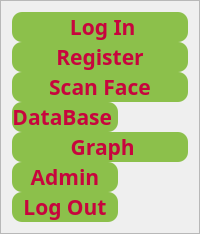
        <widget class="QFrame" name="frameleft">
         <property name="maximumSize">
          <size>
           <width>200</width>
           <height>16777215</height>
          </size>
         </property>
         <property name="frameShape">
          <enum>QFrame::StyledPanel</enum>
         </property>
         <property name="frameShadow">
          <enum>QFrame::Raised</enum>
         </property>
         <layout class="QVBoxLayout" name="verticalLayout_6">
          <item>
           <widget class="QFrame" name="leftmenu">
            <property name="frameShape">
             <enum>QFrame::NoFrame</enum>
            </property>
            <property name="frameShadow">
             <enum>QFrame::Raised</enum>
            </property>
            <layout class="QGridLayout" name="gridLayout">
             <property name="leftMargin">
              <number>0</number>
             </property>
             <property name="topMargin">
              <number>0</number>
             </property>
             <property name="rightMargin">
              <number>0</number>
             </property>
             <property name="bottomMargin">
              <number>0</number>
             </property>
             <property name="spacing">
              <number>0</number>
             </property>
             <item row="0" column="0" colspan="2">
              <widget class="QPushButton" name="login_scr_btn">
               <property name="font">
                <font>
                 <family>PMingLiU-ExtB</family>
                 <pointsize>16</pointsize>
                 <weight>75</weight>
                 <bold>true</bold>
                 <strikeout>false</strikeout>
                 <kerning>true</kerning>
                </font>
               </property>
               <property name="cursor">
                <cursorShape>PointingHandCursor</cursorShape>
               </property>
               <property name="mouseTracking">
                <bool>false</bool>
               </property>
               <property name="tabletTracking">
                <bool>false</bool>
               </property>
               <property name="whatsThis">
                <string/>
               </property>
               <property name="autoFillBackground">
                <bool>false</bool>
               </property>
               <property name="styleSheet">
                <string notr="true">QPushButton#login_scr_btn{
	background-color:rgb(140, 192, 75);
color: rgb(199, 5, 61);
border-radius:10px;


}

QPushButton#login_scr_btn:pressed{
color: rgb(199, 5, 61);
background-color:rgb(100,146,0);
}
</string>
               </property>
               <property name="text">
                <string> Log In</string>
               </property>
               <property name="icon">
                <iconset resource="res.qrc">
                 <normaloff>:/newPrefix/icon/Custom-Icon-Design-Pretty-Office-8-User-blue.256.png</normaloff>:/newPrefix/icon/Custom-Icon-Design-Pretty-Office-8-User-blue.256.png</iconset>
               </property>
               <property name="iconSize">
                <size>
                 <width>50</width>
                 <height>50</height>
                </size>
               </property>
               <property name="flat">
                <bool>false</bool>
               </property>
              </widget>
             </item>
             <item row="1" column="0" colspan="2">
              <widget class="QPushButton" name="Reg_scr_btn">
               <property name="font">
                <font>
                 <family>PMingLiU-ExtB</family>
                 <pointsize>16</pointsize>
                 <weight>75</weight>
                 <bold>true</bold>
                </font>
               </property>
               <property name="cursor">
                <cursorShape>PointingHandCursor</cursorShape>
               </property>
               <property name="styleSheet">
                <string notr="true">QPushButton#Reg_scr_btn{
color: rgb(199, 5, 61);
background-color:rgb(140, 192, 75);
border-radius:10px;
}

QPushButton#Reg_scr_btn:pressed{
color: rgb(199, 5, 61);
background-color:rgb(100,146,0);
}
</string>
               </property>
               <property name="text">
                <string> Register </string>
               </property>
               <property name="icon">
                <iconset resource="res.qrc">
                 <normaloff>:/newPrefix/icon/Custom-Icon-Design-Pretty-Office-8-Users.256 (1).png</normaloff>:/newPrefix/icon/Custom-Icon-Design-Pretty-Office-8-Users.256 (1).png</iconset>
               </property>
               <property name="iconSize">
                <size>
                 <width>50</width>
                 <height>50</height>
                </size>
               </property>
              </widget>
             </item>
             <item row="2" column="0" colspan="2">
              <widget class="QPushButton" name="out_btn">
               <property name="font">
                <font>
                 <family>PMingLiU-ExtB</family>
                 <pointsize>16</pointsize>
                 <weight>75</weight>
                 <bold>true</bold>
                </font>
               </property>
               <property name="cursor">
                <cursorShape>PointingHandCursor</cursorShape>
               </property>
               <property name="styleSheet">
                <string notr="true">QPushButton#out_btn{
color: rgb(199, 5, 61);
background-color:rgb(140, 192, 75);
border-radius:10px;
}

QPushButton#out_btn:pressed{
color: rgb(199, 5, 61);
background-color:rgb(100,146,0);
}
</string>
               </property>
               <property name="text">
                <string> Scan Face </string>
               </property>
               <property name="icon">
                <iconset resource="res.qrc">
                 <normaloff>:/newPrefix/icon/face-scan (1).png</normaloff>:/newPrefix/icon/face-scan (1).png</iconset>
               </property>
               <property name="iconSize">
                <size>
                 <width>50</width>
                 <height>50</height>
                </size>
               </property>
              </widget>
             </item>
             <item row="9" column="0">
              <widget class="QPushButton" name="logoutbtn">
               <property name="font">
                <font>
                 <family>PMingLiU-ExtB</family>
                 <pointsize>16</pointsize>
                 <weight>75</weight>
                 <bold>true</bold>
                </font>
               </property>
               <property name="cursor">
                <cursorShape>PointingHandCursor</cursorShape>
               </property>
               <property name="styleSheet">
                <string notr="true">QPushButton#logoutbtn{
color: rgb(199, 5, 61);
border-radius:10px;
background-color:rgb(140, 192, 75);
}

QPushButton#logoutbtn:pressed{
color: rgb(199, 5, 61);
background-color:rgb(100,146,0);
}
</string>
               </property>
               <property name="text">
                <string> Log Out </string>
               </property>
               <property name="icon">
                <iconset resource="res.qrc">
                 <normaloff>:/newPrefix/icon/user-logout-304.png</normaloff>:/newPrefix/icon/user-logout-304.png</iconset>
               </property>
               <property name="iconSize">
                <size>
                 <width>50</width>
                 <height>50</height>
                </size>
               </property>
              </widget>
             </item>
             <item row="6" column="0" colspan="2">
              <widget class="QPushButton" name="grbtn">
               <property name="font">
                <font>
                 <family>PMingLiU-ExtB</family>
                 <pointsize>16</pointsize>
                 <weight>75</weight>
                 <bold>true</bold>
                </font>
               </property>
               <property name="cursor">
                <cursorShape>PointingHandCursor</cursorShape>
               </property>
               <property name="styleSheet">
                <string notr="true">QPushButton#grbtn{
background-color:rgb(140, 192, 75);
color: rgb(199, 5, 61);
border-radius:10px;
}

QPushButton#grbtn:pressed{
color: rgb(199, 5, 61);
background-color:rgb(100,146,0);
}
</string>
               </property>
               <property name="text">
                <string> Graph</string>
               </property>
               <property name="icon">
                <iconset resource="res.qrc">
                 <normaloff>:/newPrefix/icon/bar-graph.png</normaloff>:/newPrefix/icon/bar-graph.png</iconset>
               </property>
               <property name="iconSize">
                <size>
                 <width>50</width>
                 <height>50</height>
                </size>
               </property>
              </widget>
             </item>
             <item row="7" column="0">
              <widget class="QPushButton" name="adminbtn">
               <property name="font">
                <font>
                 <family>PMingLiU-ExtB</family>
                 <pointsize>16</pointsize>
                 <weight>75</weight>
                 <bold>true</bold>
                </font>
               </property>
               <property name="cursor">
                <cursorShape>PointingHandCursor</cursorShape>
               </property>
               <property name="styleSheet">
                <string notr="true">QPushButton#adminbtn{
color: rgb(199, 5, 61);
background-color:rgb(140, 192, 75);
border-radius:10px;
}

QPushButton#adminbtn:pressed{
color: rgb(199, 5, 61);
background-color:rgb(100,146,0);
}
</string>
               </property>
               <property name="text">
                <string>  Admin  </string>
               </property>
               <property name="icon">
                <iconset resource="res.qrc">
                 <normaloff>:/newPrefix/icon/Admin-Profile-PNG-Clipart.png</normaloff>:/newPrefix/icon/Admin-Profile-PNG-Clipart.png</iconset>
               </property>
               <property name="iconSize">
                <size>
                 <width>50</width>
                 <height>50</height>
                </size>
               </property>
              </widget>
             </item>
             <item row="3" column="0">
              <widget class="QPushButton" name="db">
               <property name="font">
                <font>
                 <family>PMingLiU-ExtB</family>
                 <pointsize>16</pointsize>
                 <weight>75</weight>
                 <bold>true</bold>
                </font>
               </property>
               <property name="cursor">
                <cursorShape>PointingHandCursor</cursorShape>
               </property>
               <property name="styleSheet">
                <string notr="true">QPushButton#db{
color: rgb(199, 5, 61);
background-color:rgb(140, 192, 75);
border-radius:10px;
}

QPushButton#db:pressed{
color: rgb(199, 5, 61);
background-color:rgb(100,146,0);
}
</string>
               </property>
               <property name="text">
                <string>DataBase </string>
               </property>
               <property name="icon">
                <iconset resource="res.qrc">
                 <normaloff>:/newPrefix/icon/mysql.png</normaloff>:/newPrefix/icon/mysql.png</iconset>
               </property>
               <property name="iconSize">
                <size>
                 <width>50</width>
                 <height>50</height>
                </size>
               </property>
              </widget>
             </item>
            </layout>
            <zorder>Reg_scr_btn</zorder>
            <zorder>out_btn</zorder>
            <zorder>db</zorder>
            <zorder>grbtn</zorder>
            <zorder>logoutbtn</zorder>
            <zorder>login_scr_btn</zorder>
            <zorder>adminbtn</zorder>
           </widget>
          </item>
         </layout>
        </widget>
